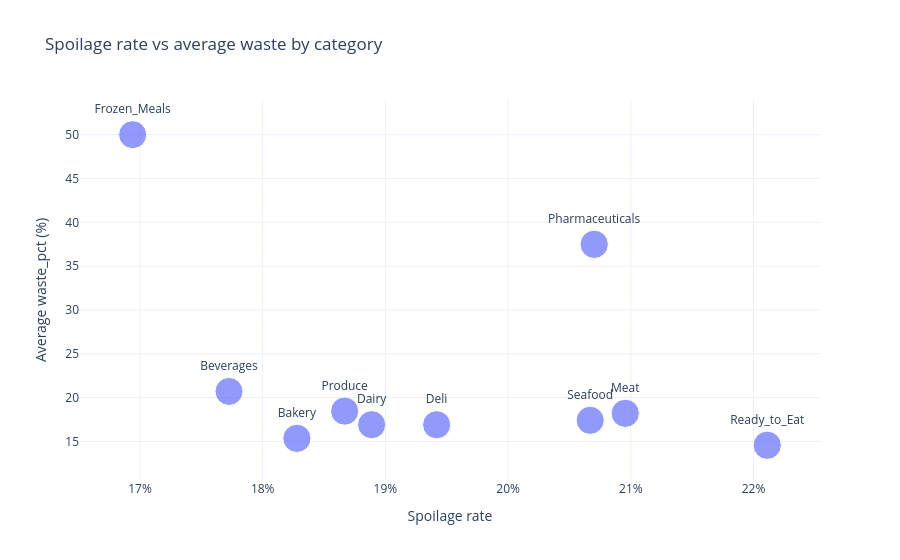

Notebook code cell kept with this figure:
### Markdown cell above
## 6. Spoilage is not the same as waste

Frozen_Meals has the **lowest** spoilage rate but the **highest** average `waste_pct` (50.0 %), and Pharmaceuticals is second on waste (37.5 %) with an above-average spoilage rate.
Waste is driven mainly by shelf life (r = +0.31), storage temperature (−0.27) and demand (−0.23). Bubble size = number of batches.

### Code cell
# checks against the EDA report
waste = by_cat.set_index("category")["avg_waste_pct"]
assert round(waste["Frozen_Meals"], 1) == 50.0 and round(waste["Pharmaceuticals"], 1) == 37.5

fig = px.scatter(by_cat, x="spoilage_rate", y="avg_waste_pct", size="batches", text="category",
                 hover_name="category", hover_data={"spoilage_rate": ":.1%", "avg_waste_pct": ":.1f", "batches": ":,", "category": False},
                 labels={"spoilage_rate": "Spoilage rate", "avg_waste_pct": "Average waste_pct (%)"},
                 title="Spoilage rate vs average waste by category")
fig.update_traces(textposition="top center")
fig.update_xaxes(tickformat=".0%")
show_and_save(fig, "05_spoilage_vs_waste")

### Figure 1 — Plotly figure (JSON) as saved in the notebook; plotly's stock layout.template omitted (floating-point values rounded to 4 significant figures)
{"data": [{"customdata": [[9923, "Frozen_Meals"], [9901, "Beverages"], [10039, "Bakery"], [10001, "Produce"], [9964, "Dairy"], [9991, "Deli"], [9957, "Seafood"], [10120, "Pharmaceuticals"], [10055, "Meat"], [10049, "Ready_to_Eat"]], "hovertemplate": "<b>%{hovertext}</b><br><br>Spoilage rate=%{x:.1%}<br>Average waste_pct (%)=%{y:.1f}<br>batches=%{customdata[0]:,}<extra></extra>", "hovertext": ["Frozen_Meals", "Beverages", "Bakery", "Produce", "Dairy", "Deli", "Seafood", "Pharmaceuticals", "Meat", "Ready_to_Eat"], "legendgroup": "", "marker": {"color": "#636efa", "size": [9923, 9901, 10039, 10001, 9964, 9991, 9957, 10120, 10055, 10049], "sizemode": "area", "sizeref": 25.3, "symbol": "circle"}, "mode": "markers+text", "name": "", "orientation": "v", "showlegend": false, "text": ["Frozen_Meals", "Beverages", "Bakery", "Produce", "Dairy", "Deli", "Seafood", "Pharmaceuticals", "Meat", "Ready_to_Eat"], "textposition": "top center", "type": "scatter", "x": [0.1694, 0.1773, 0.1828, 0.1867, 0.1889, 0.1942, 0.2067, 0.207, 0.2095, 0.2211], "xaxis": "x", "y": [50.01, 20.7, 15.35, 18.45, 16.91, 16.9, 17.41, 37.49, 18.2, 14.56], "yaxis": "y"}], "layout": {"legend": {"itemsizing": "constant", "tracegroupgap": 0}, "title": {"text": "Spoilage rate vs average waste by category"}, "xaxis": {"anchor": "y", "domain": [0.0, 1.0], "tickformat": ".0%", "title": {"text": "Spoilage rate"}}, "yaxis": {"anchor": "x", "domain": [0.0, 1.0], "title": {"text": "Average waste_pct (%)"}}}}
